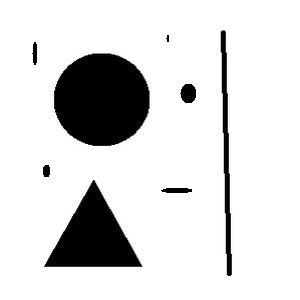
#> input picture find_contour2/find_contour2.jpg, 300 x 300 px
$ python find_contour2.py   (older library calls are emulated)
#> lines starting #> are read from the running program, lines starting #| are printed output that depends on the picture; after the words box and inside, x2 and y2 are one past the last pixel; in counts of white or black regions, pixels touching at a corner belong together
# -*- coding: utf-8 -*-
#去除图片中自定义面积小的轮廓， 将大的轮廓填充为白色
import cv2

imgfile = "find_contour2.jpg"
img = cv2.imread(imgfile)
#> img is the input picture: shape (300, 300, 3); min 0, max 255, mean 217.8
h, w, _ = img.shape
#> h = 300; w = 300

gray = cv2.cvtColor(img, cv2.COLOR_BGR2GRAY)

ret, thresh = cv2.threshold(gray, 127, 255, cv2.THRESH_BINARY)
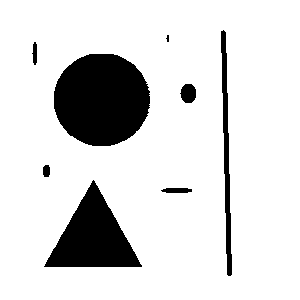
#> thresh: shape (300, 300); 85.4% white; 8 black regions (1 under 20 px)

# Find Contour
_, contours, hierarchy = cv2.findContours( thresh, cv2.RETR_TREE, cv2.CHAIN_APPROX_NONE)
#> contours = 9 contours; largest, box (x1, y1, x2, y2) and area: (0, 0, 300, 300) 89401, (53, 53, 151, 147) 7164, (43, 179, 143, 268) 4464, (220, 29, 233, 277) 1470, (179, 83, 197, 104) 267

# 需要搞一个list给cv2.drawContours()才行！！！！！
c_max = []
for i in range(len(contours)):
    cnt = contours[i]
    area = cv2.contourArea(cnt)

    # 处理掉小的轮廓区域，这个区域的大小自己定义。
    if(area < (h/10*w/10)):
        c_min = []
        c_min.append(cnt)
        # thickness不为-1时，表示画轮廓线，thickness的值表示线的宽度。
        cv2.drawContours(img, c_min, -1, (0,0,255), thickness=-1)
        continue
    #
    c_max.append(cnt)
#> this loop made 9 passes
#> area on passes 1 to 9: 89401, 166, 4464.5, 90.5, 267, 7163.5, 109, 23, 1470.5
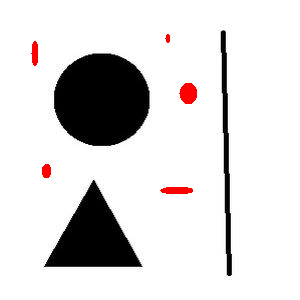
#> img: shape (300, 300, 3); 0.86% of pixels changed, all inside (x1, y1, x2, y2) = (31, 34, 197, 194)
#> after the loop, c_max = 4 contours; box (x1, y1, x2, y2) and area: (0, 0, 300, 300) 89401, (53, 53, 151, 147) 7164, (43, 179, 143, 268) 4464, (220, 29, 233, 277) 1470

cv2.drawContours(img, c_max, -1, (255, 255, 255), thickness=-1)
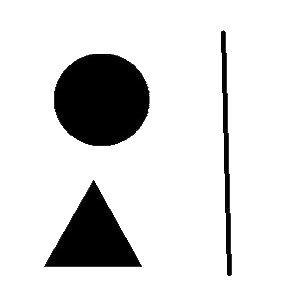
#> img: shape (300, 300, 3); 5.92% of pixels changed, all inside (x1, y1, x2, y2) = (31, 24, 240, 280)

#cv2.imwrite("new.jpg", img) #直接畫面而已
cv2.imshow('mask',img)
cv2.waitKey(0)
